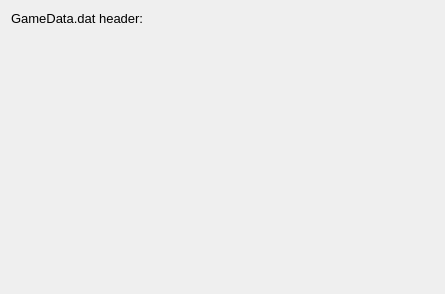
<?xml version="1.0" encoding="UTF-8"?>
<ui version="4.0">
 <class>mainwindow</class>
 <widget class="QWidget" name="mainwindow">
  <property name="geometry">
   <rect>
    <x>0</x>
    <y>0</y>
    <width>445</width>
    <height>294</height>
   </rect>
  </property>
  <property name="font">
   <font>
    <family>Arial</family>
    <pointsize>10</pointsize>
   </font>
  </property>
  <property name="windowTitle">
   <string>NieR;Automata Save Editor</string>
  </property>
  <layout class="QVBoxLayout" name="verticalLayout_2">
   <item>
    <layout class="QVBoxLayout" name="verticalLayout">
     <item>
      <layout class="QHBoxLayout" name="horizontalLayout">
       <property name="leftMargin">
        <number>0</number>
       </property>
       <item>
        <widget class="QLabel" name="label">
         <property name="sizePolicy">
          <sizepolicy hsizetype="Fixed" vsizetype="Fixed">
           <horstretch>0</horstretch>
           <verstretch>0</verstretch>
          </sizepolicy>
         </property>
         <property name="text">
          <string>GameData.dat header: </string>
         </property>
        </widget>
       </item>
       <item>
        <widget class="QLabel" name="gameDataHeaderLabel">
         <property name="text">
          <string/>
         </property>
        </widget>
       </item>
      </layout>
     </item>
     <item>
      <layout class="QVBoxLayout" name="gamesaveslotLayout"/>
     </item>
     <item>
      <spacer name="verticalSpacer">
       <property name="orientation">
        <enum>Qt::Vertical</enum>
       </property>
       <property name="sizeHint" stdset="0">
        <size>
         <width>20</width>
         <height>40</height>
        </size>
       </property>
      </spacer>
     </item>
    </layout>
   </item>
  </layout>
 </widget>
 <resources/>
 <connections/>
</ui>
